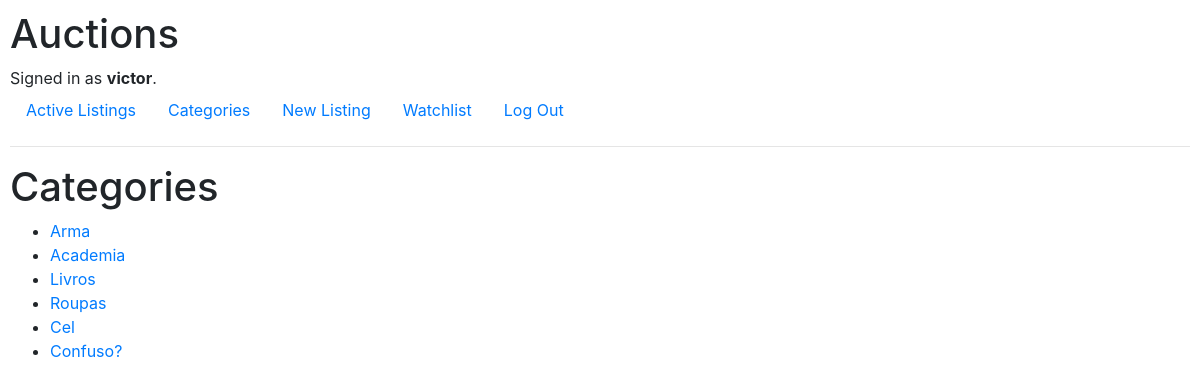
Page /categories (signed in) on the committed database.
### auctions/models.py (models this page shows, shortened)
class User(AbstractUser):
    listings = models.ManyToManyField(AuctionListing, blank=True, related_name="owner")

class Categories(models.Model):
    category_name = models.CharField(max_length=25)
    category_listing = models.ForeignKey(AuctionListing, on_delete=models.CASCADE, related_name="category_listing")

### auctions/views.py (the view)
# urls.py: path("categories", views.categories, name="categories"),
def categories(request):
    all_categories = Categories.objects.all()
    categories_array = []
    for ctg in all_categories:
        if ctg.category_name in categories_array:
            pass
        else:
            categories_array.append(ctg.category_name)
    x = []
    for ctg in categories_array:
        x.append(Categories.objects.filter(category_name=ctg).values().first())
    return render(request, "auctions/categories.html", context={
        "categories": all_categories,
        "teste": x
    })

### auctions/templates/auctions/categories.html (shortened to what this page needs)
{% extends 'auctions/layout.html' %}
{% block body %}
    <h1>Categories</h1>
    <ul>
        {% for category in teste %}
        <li><a href="{% url 'category_page' category.category_name %}">{{category.category_name}}</a></li>
        {% endfor %}
    </ul>
{% endblock %}

### auctions/templates/auctions/layout.html (shortened to what this page needs)
{% load static %}
<!DOCTYPE html>
<html lang="en">
    <head>
        <link rel="stylesheet" href="https://stackpath.bootstrapcdn.com/bootstrap/4.4.1/css/bootstrap.min.css">
        <link href="{% static 'auctions/styles.css' %}" rel="stylesheet">
    </head>
    <body>
        <h1>Auctions</h1>
        <div>
            {% if user.is_authenticated %}
                Signed in as <strong>{{ user.username }}</strong>.
            {% else %}
                Not signed in.
            {% endif %}
        </div>
        <ul class="nav">
            <li class="nav-item">
                <a class="nav-link" href="{% url 'index' %}">Active Listings</a>
            </li>
            <li class="nav-item">
                <a class="nav-link" href="{% url 'categories' %}">Categories</a>
            </li>
            {% if user.is_authenticated %}
                <li class="nav-item">
                    <a class="nav-link" href="{% url 'new_listing' %}">New Listing</a>
                </li>
                <li class="nav-item">
                    <a class="nav-link" href="{% url 'watchlist_page' %}">Watchlist</a>
                </li>
                <li class="nav-item">
                    <a class="nav-link" href="{% url 'logout' %}">Log Out</a>
                </li>
            {% endif %}
        </ul>
        <hr>
        {% block body %}
        {% endblock %}
    </body>
</html>

### auctions/static/auctions/styles.css (style rules this page uses)
body { padding: 10px; }

### rows in the picture
User: username "victor"
Categories: category_name "Arma"
Categories: category_name "Academia"
Categories: category_name "Livros"
Categories: category_name "Roupas"
Categories: category_name "Cel"
Categories: category_name "Confuso?"
